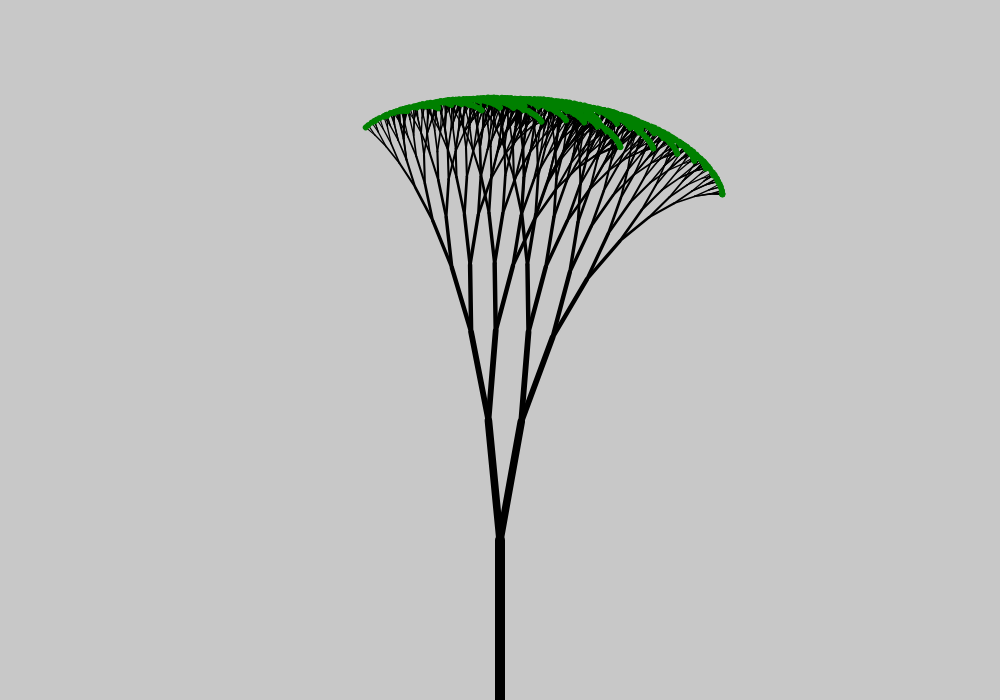
Frame 1 (no input)
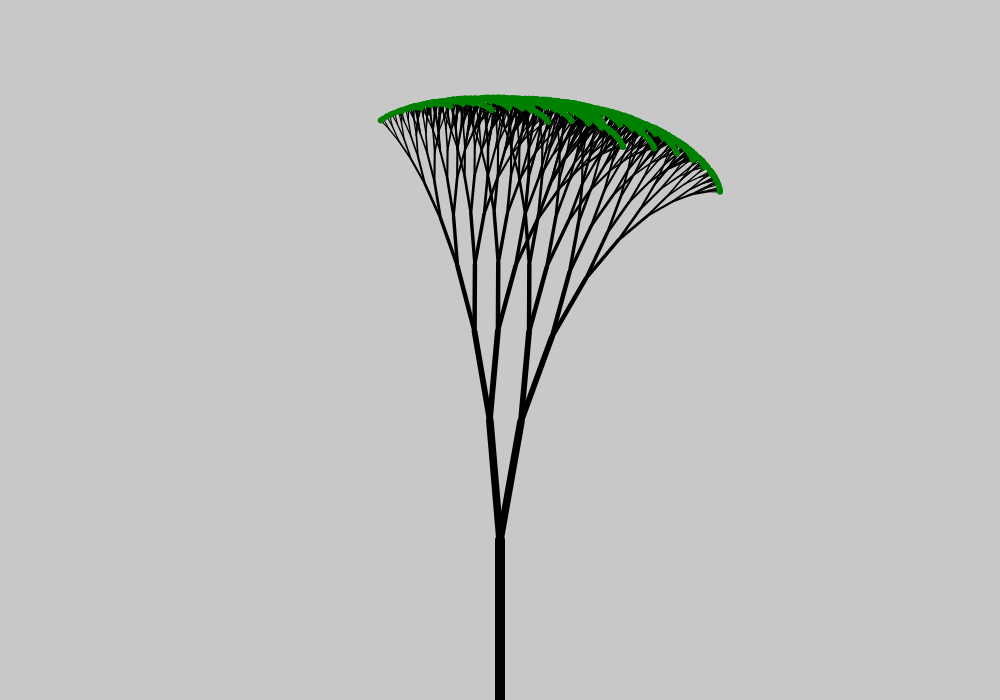
Frame 60 (no input)
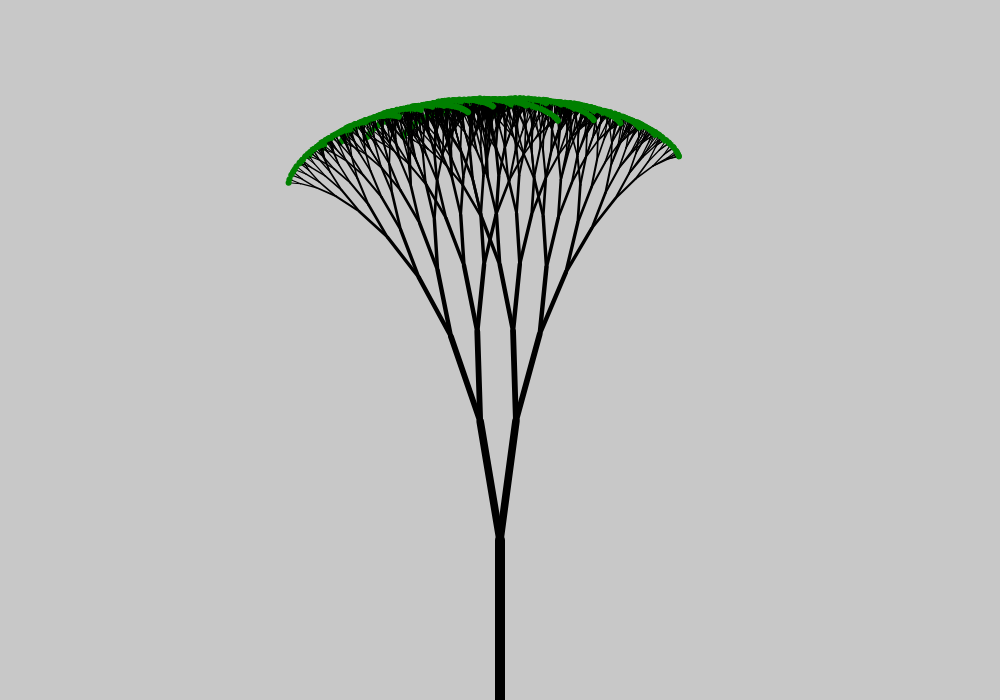
Frame 120 (the mouse pressed at the canvas centre since frame 60)

The p5.js sketch that drew these frames (run headless with seeded random() and noise() and a simulated clock; from frame 60 on, the mouse is pressed at the canvas centre):

// p5.js sketch
// ── sketch.js
let h = 160
let se = 0;
let yoff = 0;
function setup() {
    createCanvas(1000, 700);
    //noLoop();
    randomSeed(se);
}

function draw() {
    background(200)
    yoff+=0.002
    translate(width / 2, height);
    brunch(h)
    mousePressed()
}

function brunch(h) {
    let sw = map(h, 10, 160, 1, 10)
    strokeWeight(sw)
    line(0, 0, 0, -h)
    translate(0, -h);
    h *= 0.75;
    if (h > 10) {
        n=floor(random(2,4))
        //let theta = map(mouseX,0,width,10,90)
        for (let i = 0; i < n; i++) {
            //let theta = random(-40, 40)
            let theta = map(noise(i,yoff),0,1,-30,30);
            push()
            rotate(radians(theta))
            brunch(h)
            pop()
        }

        // push()
        // rotate(radians(-theta))
        // brunch(h)
        // pop()
    }
    else {
        noStroke()
        fill('green');
        circle(0, 0, 6)
    }
}

function mousePressed() {
    se = millis();
    redraw();
}
